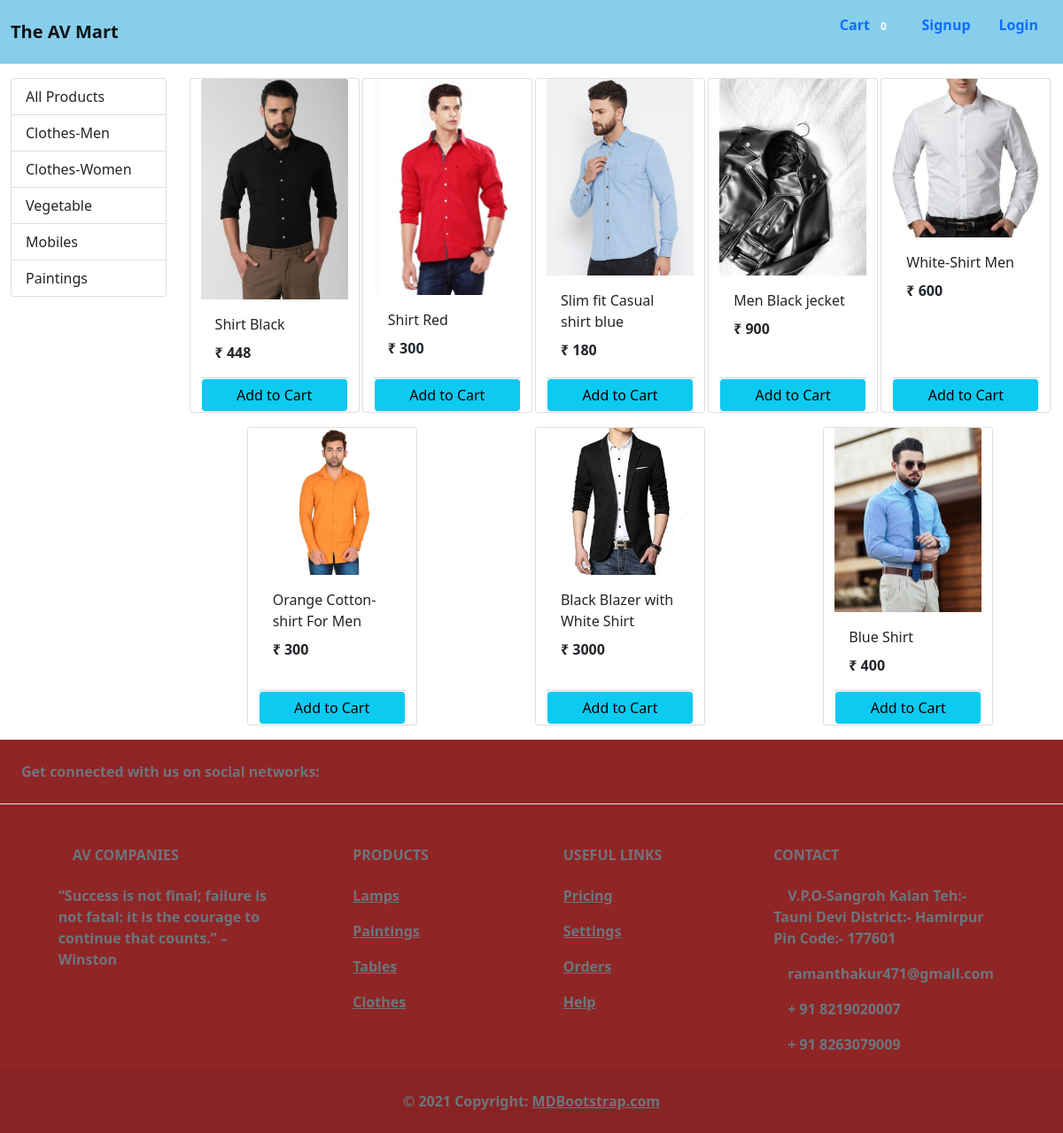
/?category=1, run on the app's committed database.
### store/models/category.py (models this page shows, shortened)
class Category(models.Model):
    name = models.CharField(max_length=20)
    @staticmethod
    def get_all_categories():
        return Category.objects.all()

### store/models/product.py (models this page shows, shortened)
class Product(models.Model):
    name = models.CharField(max_length=50)
    price= models.IntegerField(default=0)
    category = models.ForeignKey(Category , on_delete=models.CASCADE , default=1)
    description = models.CharField(max_length=200 , default='' , null=True ,blank=True)
    image = models.ImageField(upload_to='uploads/products/')
    @staticmethod
    def get_all_products_by_categoryid(category_id):
        if category_id:
            return Product.objects.filter(category = category_id)
        else:
            return_Product.get_all_products();

### store/views/home.py (the view, shortened to what this page needs)
# urls.py: path('', Index.as_view(), name='homepage'),
class Index(View):
    def get(self, request):
        cart = request.session.get('cart')
        if not cart:
            request.session['cart'] = {}
        products = None
        categories = Category.get_all_categories()
        categoriesID = request.GET.get('category')
        if categoriesID:
            products = Product.get_all_products_by_categoryid(categoriesID)
        else:
            products = Product.get_all_products();
        data = {}
        data['products'] = products
        data['categories'] = categories
        print('you are:', request.session.get('email'))
        return render(request, 'index.html', data)

### store/templatetags/cart.py (called while the page is built)
@register.filter(name='is_in_cart')
def is_in_cart(product, cart):
    keys = cart.keys()
    for id in keys:
        if int_or_0(id) == product.id:
            return True
    return False;

### store/templatetags/custom_filter.py (called while the page is built)
@register.filter(name='currency')
def currency(number):
    return "₹ "+ str(number)

### store/templates/index.html (shortened to what this page needs)
{% extends 'base.html' %}
{% block content %}
{% load cart %}
{% load custom_filter %}
<div class="container-fluid mt-3">
    <div class="row">
        <div class="col-lg-2 mx-auto">
            <div class="list-group">
                <a href="/" class="list-group-item list-group-item-action">All Products</a>
                {% for category in categories %}
                <a href="/?category={{category.id}}"
                   class="list-group-item list-group-item-action">{{category.name}}</a>
                {% endfor %}
            </div>
        </div>
        <div id="products" class="col-lg-10 mx-auto">
            <div class="row mx-auto">
                {% for product in products %}
                <div class="card mx-auto mb-3" id={{product.id}} style="width: 12rem;">
                    <img src="{{product.image.url}}"
                         class="card-img-top" alt="...">
                    <div class="card-body">
                        <p class="card-title">{{product.name}}</p>
                        <p class="card-text"><b>{{product.price|currency}}</b></p>
                    </div>
                    <div class="card-footer p-0  no-gutters">
                        {% if product|is_in_cart:request.session.cart %}
                        <div class="row no-gutters">
                            <form action="/#{{product.id}}" class="col-2" method="post">
                                {% csrf_token %}
                                <input hidden type="text" name='product' value='{{product.id}}'>
                                <input hidden type="text" name='remove' value='True'>
                                <input type="submit" value="-" class="btn btn-block btn-secondary border-right">
                            </form>
                            <div class="text-center col">{{product|cart_quantity:request.session.cart}} in Cart</div>
                            <form action="/#{{product.id}}" class="col-2" method="post">
                                {% csrf_token %}
                                <input hidden type="text" name='product' value='{{product.id}}'>
                                <input type="submit" value="+" class="btn btn-block btn-secondary">
                            </form>
                        </div>
                        {% else %}
                        <form action="/#{{product.id}}" method="POST" class="btn-block">
                            <input type="submit" class="float-right btn btn-light bg-info form-control"
                                   value="Add to Cart">
                        </form>
                        {% endif %}
                    </div>
                </div>
                {% endfor %}
            </div>
        </div>
    </div>
</div>
{% endblock %}

### data on the page
Category: name "Clothes-Men"
Category: name "Clothes-Women"
Category: name "Vegetable"
Category: name "Mobiles"
Category: name "Paintings"
Product: {{ product.id }} 1 (drawn), image (picture), name "Shirt Black", price "₹ 448"
Product: image (picture), name "Shirt Red", price "₹ 300"
Product: image (picture), name "Slim fit Casual shirt blue", price "₹ 180"
Product: image (picture), name "Men Black jecket", price "₹ 900"
Product: image (picture), name "White-Shirt Men", price "₹ 600"
Product: image (picture), name "Orange Cotton-shirt For Men", price "₹ 300"
Product: image (picture), name "Black Blazer with White Shirt", price "₹ 3000"
Product: image (picture), name "Blue Shirt", price "₹ 400"

### other printed values
{{ request.session.cart.keys|length }} "0"
